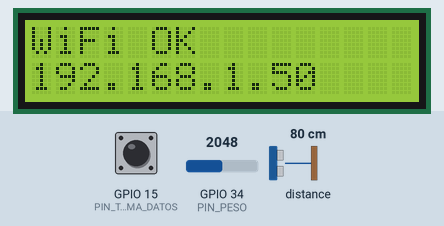
This sketch was run on a simulated ESP32. Parts: 16×2 character LCD. The test bench sets the inputs (shaded band); at power-on: GPIO 15 (PIN_TOMA_DATOS) HIGH, GPIO 34 (PIN_PESO) = 2048, distance to the obstacle 80 cm (analog values on the 0–4095 scale). WiFi joins after 1.5 s; servers stay silent unless stated; the local clock reads 2024-03-15 10:24:30 at power-on unless the sketch sets it; what the sketch prints to the serial monitor is not drawn.

Above: at 5.7 s.
At 11.9 s:
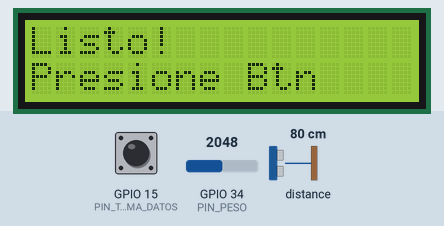
12.0 s: GPIO 15 (PIN_TOMA_DATOS) pulled LOW for 0.15 s
At 14.4 s:
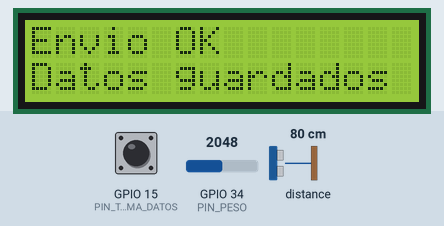
15.1 s: GPIO 15 (PIN_TOMA_DATOS) pulled LOW for 1 s
At 16.8 s:
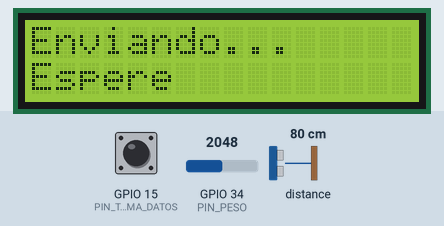
19.1 s: GPIO 15 (PIN_TOMA_DATOS) pulled LOW for 3.2 s
At 21.4 s:
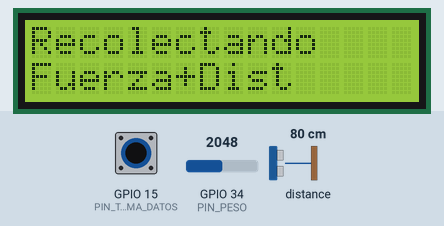
Timing chart, 0 to 22.9 s (numbered marks = the images above; inputs shaded):
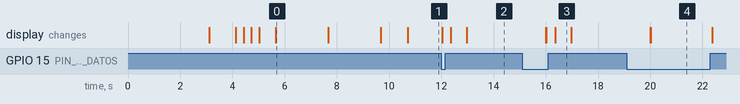

Measured:
- after the input at 12.0 s, the display: first changes at once (image 2 shows a later state)
- after the input at 15.1 s, the display: first differs from a run without the input after 0.93 s (image 3 shows a later state)
- after the input at 19.1 s, the display: first differs from a run without the input after 0.92 s (image 4)
- what the display in image 0 shows lasts 2.0 s, from 5.7 s to 7.7 s
- what the display in image 3 shows lasts 0.6 s, from 16.4 s to 17.0 s

The sketch:

codigo_arduino.ino
```cpp
#include <Wire.h>
#include <FirebaseESP32.h>
#include <LiquidCrystal_PCF8574.h>
#include <VL53L0X.h>
#include <WiFi.h>
#include <time.h>

// datos del wifi ssid es el nombre de la red y pasword la contraseña
const char* ssid     = "redmaquina";
const char* password = "123456789";

// apartado de firebase aca van las credenciales para mandar todo
FirebaseData   fbdo;
FirebaseAuth   auth;
FirebaseConfig config;

const char* firebase_host   = "https://ensayos-a-compresion-default-rtdb.firebaseio.com/";
const char* firebase_apiKey = "AIzaSyCXOd-zp2wjey667nVwyPYV7MPPHEmUo2g";


#define PIN_TOMA_DATOS   15   // Interruptor
#define PIN_PESO         34   // Sensor de presión/fuerza
#define PIN_SDA_I2C      21
#define PIN_SCL_I2C      22


LiquidCrystal_PCF8574 lcd(0x27);
VL53L0X sensorDist;

// esto es basicamente un tope para que no se excedan las muestras
const int MAX_MUESTRAS = 5000;

// Parámetros del sensor de presión
const float VREF = 3.3;          // Voltaje de referencia del ESP32
const int ADC_RES = 4095;        // Resolución del ADC
const float MAX_PRESSURE = 1600.0; // Rango en psi
const float AREA_IN_SQ_INCHES = 1.0956; // Área pistón en pulgadas cuadradas

// Variables de calibración
float zeroVoltage = 0.0;

float fuerzaArr[MAX_MUESTRAS];
uint16_t distArr[MAX_MUESTRAS];
int idx         = 0;
bool colectando = false;

// Para guardar la hora de inicio del lote
String fechaHoraInicio;

// ntp para hora y fecha
const char* ntpServer = "pool.ntp.org";
const long  gmtOffset_sec = -21600; // UTC-6 (Guatemala)
const int   daylightOffset_sec = 0;


String obtenerFechaHora() {
  struct tm timeinfo;
  if (!getLocalTime(&timeinfo)) {
    return "NoTime";
  }
  char buffer[25];
  strftime(buffer, 25, "%Y-%m-%d %H:%M:%S", &timeinfo);
  return String(buffer);
}

float mapVoltageToPressure(float voltage) {
  if (voltage < zeroVoltage) voltage = zeroVoltage;
  return ((voltage - zeroVoltage) / (VREF - zeroVoltage)) * MAX_PRESSURE;
}


bool enviarConReintento(String path, float valor, bool esFloat) {
  const int MAX_REINTENTOS = 3;
  for (int i = 0; i < MAX_REINTENTOS; i++) {
    bool ok;
    if (esFloat) {
      ok = Firebase.setFloat(fbdo, path, valor);
    } else {
      ok = Firebase.setInt(fbdo, path, (int)valor);
    }

    if (ok) return true;

    Serial.println("⚠ Error enviando (" + String(i+1) + "): " + fbdo.errorReason());
    delay(500); // espera pequeñita antes de reintentar
  }
  return false;
}


void setup() {
  Serial.begin(115200);
  pinMode(PIN_TOMA_DATOS, INPUT_PULLUP);


  analogReadResolution(12);
  analogSetPinAttenuation(PIN_PESO, ADC_11db);

  Wire.begin(PIN_SDA_I2C, PIN_SCL_I2C);
  lcd.begin(16, 2);
  lcd.setBacklight(255);
  lcd.setCursor(0, 0);
  lcd.print("Iniciando...");


  lcd.clear();
  lcd.print("Calibrando...");
  delay(2000);

  long sum = 0;
  for (int i = 0; i < 100; i++) {
    sum += analogRead(PIN_PESO);
    delay(10);
  }
  int rawZero = sum / 100;
  zeroVoltage = (rawZero / (float)ADC_RES) * VREF;
  Serial.printf("Calibrado: RAW=%d | ZeroVoltage=%.3f V\n", rawZero, zeroVoltage);

  lcd.clear();
  lcd.print("Listo!");
  delay(1000);

  lcd.setCursor(0, 1);
  lcd.print("Conectando...");
  WiFi.begin(ssid, password);
  unsigned long t0 = millis();
  while (WiFi.status() != WL_CONNECTED && millis() - t0 < 15000) {
    delay(300);
    lcd.print(".");
  }
  if (WiFi.status() == WL_CONNECTED) {
    String ip = WiFi.localIP().toString();
    Serial.println("WiFi Conectado: " + ip);
    lcd.clear();
    lcd.setCursor(0, 0);
    lcd.print("WiFi OK");
    lcd.setCursor(0, 1);
    lcd.print(ip.substring(0, 16));
  } else {
    lcd.clear();
    lcd.setCursor(0, 0);
    lcd.print("WiFi FAIL");
    Serial.println("❌ No se pudo conectar al WiFi");
    while (1) delay(10);
  }
  delay(2000);

  configTime(gmtOffset_sec, daylightOffset_sec, ntpServer);

  config.host = firebase_host;
  config.api_key = firebase_apiKey;

  if (!Firebase.signUp(&config, &auth, "", "")) {
    Serial.println("⚠ Error en signUp: " + fbdo.errorReason());
  } else {
    Serial.println("Auth OK");
  }

  Firebase.begin(&config, &auth);
  Firebase.reconnectWiFi(true);

  lcd.clear();
  lcd.setCursor(0, 0);
  lcd.print("Firebase OK");
  lcd.setCursor(0, 1);
  lcd.print("DB lista");
  Serial.println("Firebase inicializado");
  delay(2000);


  if (!sensorDist.init()) {
    Serial.println("❌ Error VL53L0X");
    lcd.clear();
    lcd.setCursor(0, 0);
    lcd.print("VL53 FAIL");
    while (1) delay(10);
  }
  sensorDist.setMeasurementTimingBudget(20000);
  lcd.clear();
  lcd.setCursor(0, 0);
  lcd.print("VL53L0X OK");
  delay(1000);

  lcd.clear();
  lcd.setCursor(0, 0);
  lcd.print("Listo!");
  lcd.setCursor(0, 1);
  lcd.print("Presione Btn");
}


void loop() {
  bool boton = (digitalRead(PIN_TOMA_DATOS) == LOW);


  if (boton && !colectando) {
    colectando = true;
    idx        = 0;
    fechaHoraInicio = obtenerFechaHora();

    lcd.clear();
    lcd.setCursor(0, 0);
    lcd.print("Recolectando");
    lcd.setCursor(0, 1);
    lcd.print("Fuerza+Dist");
    Serial.println(">>> Inicio recoleccion: " + fechaHoraInicio);
    delay(200);
  }

  // Recolección de datos del esp32
  if (colectando && boton && idx < MAX_MUESTRAS) {
    const int N = 20;
    long suma = 0;
    for (int i = 0; i < N; i++) {
      suma += analogRead(PIN_PESO);
      delay(2);
    }
    int rawProm = suma / N;
    float voltage = (rawProm / (float)ADC_RES) * VREF;

    float pressurePsi = mapVoltageToPressure(voltage);
    float forceLbf = pressurePsi * AREA_IN_SQ_INCHES;
    uint16_t distMm = sensorDist.readRangeSingleMillimeters();

    fuerzaArr[idx] = forceLbf;
    distArr[idx]   = distMm;

    Serial.printf("Muestra %d: RAW=%d | Volt=%.3f V | Pres=%.2f psi | Fuerza=%.2f lbf, D=%d mm\n",
                  idx, rawProm, voltage, pressurePsi, forceLbf, distMm);

    idx++;
    delay(30);
  }

  // ENvio para la base de datos
  if (colectando && !boton) {
    colectando = false;
    lcd.clear();
    lcd.setCursor(0, 0);
    lcd.print("Enviando...");
    lcd.setCursor(0, 1);
    lcd.print("Espere");

    Serial.println(">>> Enviando datos a Firebase...");

    Firebase.deleteNode(fbdo, "/datos");
    Firebase.setString(fbdo, "/datos/fecha_hora_inicio", fechaHoraInicio);

    for (int i = 0; i < idx; i++) {
      String pathBase = "/datos/muestras/" + String(i);

      if (!enviarConReintento(pathBase + "/fuerza_lbf", fuerzaArr[i], true)) {
        Serial.println("❌ Error fuerza idx=" + String(i));
      }
      if (!enviarConReintento(pathBase + "/dist_mm", distArr[i], false)) {
        Serial.println("❌ Error dist idx=" + String(i));
      }
    }

    lcd.clear();
    lcd.setCursor(0, 0);
    lcd.print("Envio OK");
    lcd.setCursor(0, 1);
    lcd.print("Datos guardados");
    Serial.println(">>> Datos enviados correctamente");
    delay(3000);

    lcd.clear();
    lcd.setCursor(0, 0);
    lcd.print("Listo!");
    lcd.setCursor(0, 1);
    lcd.print("Presione Btn");
  }
}
```
